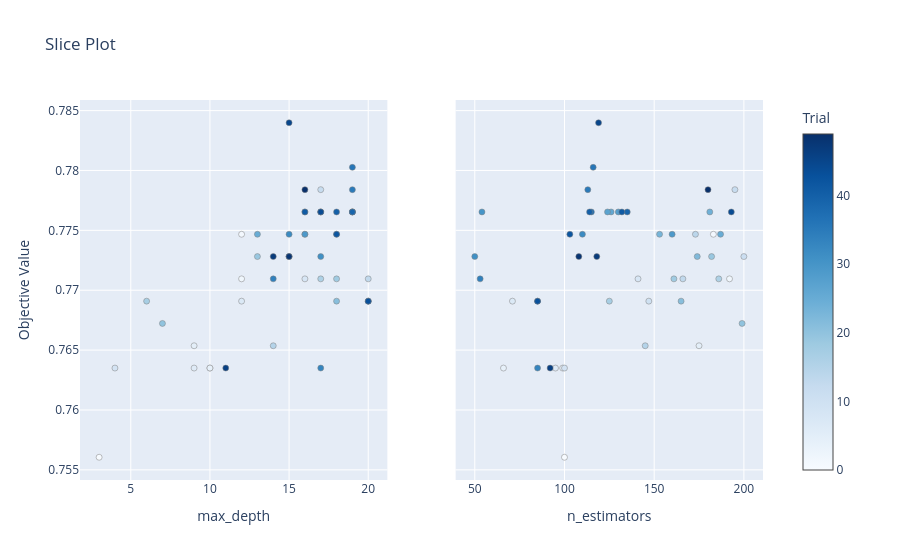

Source (notebook cell):
### Code cell
# 3. Slice Plot
plot_slice(study).show()

### Figure 1 — Plotly figure (JSON) as saved in the notebook; plotly's stock layout.template omitted (floating-point values rounded to 4 significant figures)
{"data": [{"marker": {"color": [0, 1, 2, 3, 4, 5, 6, 7, 8, 9, 10, 11, 12, 13, 14, 15, 16, 17, 18, 19, 20, 21, 22, 23, 24, 25, 26, 27, 28, 29, 30, 31, 32, 33, 34, 35, 36, 37, 38, 39, 40, 41, 42, 43, 44, 45, 46, 47, 48, 49], "colorbar": {"title": {"text": "Trial"}, "x": 1, "xpad": 40}, "colorscale": [[0, "rgb(247,251,255)"], [0.125, "rgb(222,235,247)"], [0.25, "rgb(198,219,239)"], [0.375, "rgb(158,202,225)"], [0.5, "rgb(107,174,214)"], [0.625, "rgb(66,146,198)"], [0.75, "rgb(33,113,181)"], [0.875, "rgb(8,81,156)"], [1, "rgb(8,48,107)"]], "line": {"color": "Grey", "width": 0.5}, "showscale": true}, "mode": "markers", "name": "Feasible Trial", "showlegend": false, "type": "scatter", "x": [3, 12, 12, 10, 10, 9, 9, 12, 16, 4, 20, 15, 17, 20, 16, 14, 17, 6, 18, 13, 7, 18, 15, 18, 16, 13, 19, 19, 17, 16, 17, 17, 15, 17, 14, 19, 19, 19, 20, 19, 18, 16, 18, 20, 17, 15, 11, 14, 15, 16], "xaxis": "x", "y": [0.7561, 0.7747, 0.7709, 0.7635, 0.7635, 0.7654, 0.7635, 0.7691, 0.7709, 0.7635, 0.7691, 0.7728, 0.7784, 0.7709, 0.7747, 0.7654, 0.7709, 0.7691, 0.7709, 0.7728, 0.7672, 0.7691, 0.7728, 0.7747, 0.7765, 0.7747, 0.7765, 0.7765, 0.7765, 0.7747, 0.7765, 0.7728, 0.7747, 0.7635, 0.7709, 0.7784, 0.7803, 0.7765, 0.7691, 0.7765, 0.7765, 0.7765, 0.7747, 0.7691, 0.7765, 0.784, 0.7635, 0.7728, 0.7728, 0.7784], "yaxis": "y"}, {"marker": {"color": [0, 1, 2, 3, 4, 5, 6, 7, 8, 9, 10, 11, 12, 13, 14, 15, 16, 17, 18, 19, 20, 21, 22, 23, 24, 25, 26, 27, 28, 29, 30, 31, 32, 33, 34, 35, 36, 37, 38, 39, 40, 41, 42, 43, 44, 45, 46, 47, 48, 49], "colorbar": {"title": {"text": "Trial"}, "x": 1, "xpad": 40}, "colorscale": [[0, "rgb(247,251,255)"], [0.125, "rgb(222,235,247)"], [0.25, "rgb(198,219,239)"], [0.375, "rgb(158,202,225)"], [0.5, "rgb(107,174,214)"], [0.625, "rgb(66,146,198)"], [0.75, "rgb(33,113,181)"], [0.875, "rgb(8,81,156)"], [1, "rgb(8,48,107)"]], "line": {"color": "Grey", "width": 0.5}, "showscale": false}, "mode": "markers", "name": "Feasible Trial", "showlegend": false, "type": "scatter", "x": [100, 183, 192, 99, 66, 175, 95, 71, 141, 100, 147, 200, 195, 166, 173, 145, 186, 125, 161, 182, 199, 165, 174, 153, 181, 187, 126, 124, 130, 160, 54, 50, 110, 85, 53, 113, 116, 115, 85, 135, 114, 132, 103, 85, 193, 119, 92, 118, 108, 180], "xaxis": "x2", "y": [0.7561, 0.7747, 0.7709, 0.7635, 0.7635, 0.7654, 0.7635, 0.7691, 0.7709, 0.7635, 0.7691, 0.7728, 0.7784, 0.7709, 0.7747, 0.7654, 0.7709, 0.7691, 0.7709, 0.7728, 0.7672, 0.7691, 0.7728, 0.7747, 0.7765, 0.7747, 0.7765, 0.7765, 0.7765, 0.7747, 0.7765, 0.7728, 0.7747, 0.7635, 0.7709, 0.7784, 0.7803, 0.7765, 0.7691, 0.7765, 0.7765, 0.7765, 0.7747, 0.7691, 0.7765, 0.784, 0.7635, 0.7728, 0.7728, 0.7784], "yaxis": "y2"}], "layout": {"title": {"text": "Slice Plot"}, "xaxis": {"anchor": "y", "domain": [0, 0.45], "title": {"text": "max_depth"}}, "xaxis2": {"anchor": "y2", "domain": [0.55, 1], "title": {"text": "n_estimators"}}, "yaxis": {"anchor": "x", "domain": [0, 1], "title": {"text": "Objective Value"}}, "yaxis2": {"anchor": "x2", "domain": [0, 1], "matches": "y", "showticklabels": false}}}
